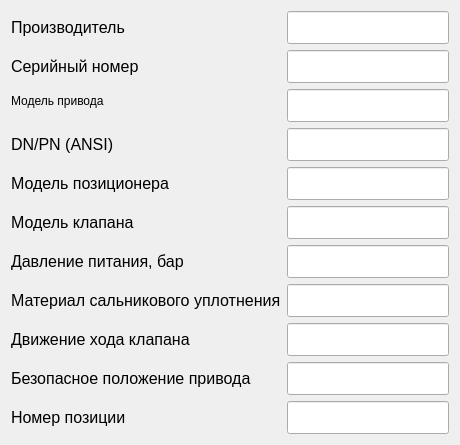
              <widget class="QWidget" name="tab_reportGenerationGeneral_valveSpecification">
               <attribute name="title">
                <string>Спецификация на клапан</string>
               </attribute>
               <layout class="QFormLayout" name="formLayout_5">
                <item row="0" column="0">
                 <widget class="QLabel" name="label_manufacturer">
                  <property name="sizePolicy">
                   <sizepolicy hsizetype="Preferred" vsizetype="Preferred">
                    <horstretch>0</horstretch>
                    <verstretch>0</verstretch>
                   </sizepolicy>
                  </property>
                  <property name="minimumSize">
                   <size>
                    <width>262</width>
                    <height>0</height>
                   </size>
                  </property>
                  <property name="font">
                   <font>
                    <family>Segoe UI</family>
                    <pointsize>12</pointsize>
                   </font>
                  </property>
                  <property name="text">
                   <string>Производитель</string>
                  </property>
                 </widget>
                </item>
                <item row="0" column="1">
                 <widget class="QLineEdit" name="lineEdit_manufacturer">
                  <property name="sizePolicy">
                   <sizepolicy hsizetype="Preferred" vsizetype="Preferred">
                    <horstretch>0</horstretch>
                    <verstretch>0</verstretch>
                   </sizepolicy>
                  </property>
                  <property name="font">
                   <font>
                    <family>Segoe UI</family>
                    <pointsize>12</pointsize>
                   </font>
                  </property>
                  <property name="styleSheet">
                   <string notr="true">padding: 5px 10px;</string>
                  </property>
                  <property name="readOnly">
                   <bool>true</bool>
                  </property>
                  <property name="clearButtonEnabled">
                   <bool>false</bool>
                  </property>
                 </widget>
                </item>
                <item row="1" column="0">
                 <widget class="QLabel" name="label_serialNumber">
                  <property name="sizePolicy">
                   <sizepolicy hsizetype="Preferred" vsizetype="Preferred">
                    <horstretch>0</horstretch>
                    <verstretch>0</verstretch>
                   </sizepolicy>
                  </property>
                  <property name="minimumSize">
                   <size>
                    <width>262</width>
                    <height>0</height>
                   </size>
                  </property>
                  <property name="font">
                   <font>
                    <family>Segoe UI</family>
                    <pointsize>12</pointsize>
                   </font>
                  </property>
                  <property name="text">
                   <string>Серийный номер</string>
                  </property>
                 </widget>
                </item>
                <item row="1" column="1">
                 <widget class="QLineEdit" name="lineEdit_serialNumber">
                  <property name="sizePolicy">
                   <sizepolicy hsizetype="Preferred" vsizetype="Preferred">
                    <horstretch>0</horstretch>
                    <verstretch>0</verstretch>
                   </sizepolicy>
                  </property>
                  <property name="font">
                   <font>
                    <family>Segoe UI</family>
                    <pointsize>12</pointsize>
                   </font>
                  </property>
                  <property name="styleSheet">
                   <string notr="true">padding: 5px 10px;</string>
                  </property>
                  <property name="readOnly">
                   <bool>true</bool>
                  </property>
                  <property name="clearButtonEnabled">
                   <bool>false</bool>
                  </property>
                 </widget>
                </item>
                <item row="2" column="0">
                 <widget class="QLabel" name="label_driveModel">
                  <property name="sizePolicy">
                   <sizepolicy hsizetype="Preferred" vsizetype="Preferred">
                    <horstretch>0</horstretch>
                    <verstretch>0</verstretch>
                   </sizepolicy>
                  </property>
                  <property name="minimumSize">
                   <size>
                    <width>262</width>
                    <height>0</height>
                   </size>
                  </property>
                  <property name="text">
                   <string>Модель привода</string>
                  </property>
                 </widget>
                </item>
                <item row="2" column="1">
                 <widget class="QLineEdit" name="lineEdit_driveModel">
                  <property name="sizePolicy">
                   <sizepolicy hsizetype="Preferred" vsizetype="Preferred">
                    <horstretch>0</horstretch>
                    <verstretch>0</verstretch>
                   </sizepolicy>
                  </property>
                  <property name="font">
                   <font>
                    <family>Segoe UI</family>
                    <pointsize>12</pointsize>
                   </font>
                  </property>
                  <property name="styleSheet">
                   <string notr="true">padding: 5px 10px;</string>
                  </property>
                  <property name="readOnly">
                   <bool>true</bool>
                  </property>
                  <property name="clearButtonEnabled">
                   <bool>false</bool>
                  </property>
                 </widget>
                </item>
                <item row="3" column="0">
                 <widget class="QLabel" name="label_DNPN">
                  <property name="sizePolicy">
                   <sizepolicy hsizetype="Preferred" vsizetype="Preferred">
                    <horstretch>0</horstretch>
                    <verstretch>0</verstretch>
                   </sizepolicy>
                  </property>
                  <property name="minimumSize">
                   <size>
                    <width>262</width>
                    <height>0</height>
                   </size>
                  </property>
                  <property name="font">
                   <font>
                    <family>Segoe UI</family>
                    <pointsize>12</pointsize>
                   </font>
                  </property>
                  <property name="text">
                   <string>DN/PN (ANSI)</string>
                  </property>
                 </widget>
                </item>
                <item row="3" column="1">
                 <widget class="QLineEdit" name="lineEdit_DNPN">
                  <property name="sizePolicy">
                   <sizepolicy hsizetype="Preferred" vsizetype="Preferred">
                    <horstretch>0</horstretch>
                    <verstretch>0</verstretch>
                   </sizepolicy>
                  </property>
                  <property name="font">
                   <font>
                    <family>Segoe UI</family>
                    <pointsize>12</pointsize>
                   </font>
                  </property>
                  <property name="styleSheet">
                   <string notr="true">padding: 5px 10px;</string>
                  </property>
                  <property name="text">
                   <string/>
                  </property>
                  <property name="readOnly">
                   <bool>true</bool>
                  </property>
                  <property name="clearButtonEnabled">
                   <bool>false</bool>
                  </property>
                 </widget>
                </item>
                <item row="4" column="0">
                 <widget class="QLabel" name="label_positionerModel">
                  <property name="sizePolicy">
                   <sizepolicy hsizetype="Preferred" vsizetype="Preferred">
                    <horstretch>0</horstretch>
                    <verstretch>0</verstretch>
                   </sizepolicy>
                  </property>
                  <property name="minimumSize">
                   <size>
                    <width>262</width>
                    <height>0</height>
                   </size>
                  </property>
                  <property name="font">
                   <font>
                    <family>Segoe UI</family>
                    <pointsize>12</pointsize>
                   </font>
                  </property>
                  <property name="text">
                   <string>Модель позиционера</string>
                  </property>
                 </widget>
                </item>
                <item row="4" column="1">
                 <widget class="QLineEdit" name="lineEdit_positionerModel">
                  <property name="sizePolicy">
                   <sizepolicy hsizetype="Preferred" vsizetype="Preferred">
                    <horstretch>0</horstretch>
                    <verstretch>0</verstretch>
                   </sizepolicy>
                  </property>
                  <property name="font">
                   <font>
                    <family>Segoe UI</family>
                    <pointsize>12</pointsize>
                   </font>
                  </property>
                  <property name="styleSheet">
                   <string notr="true">padding: 5px 10px;</string>
                  </property>
                  <property name="readOnly">
                   <bool>true</bool>
                  </property>
                  <property name="clearButtonEnabled">
                   <bool>false</bool>
                  </property>
                 </widget>
                </item>
                <item row="5" column="0">
                 <widget class="QLabel" name="label_valveModel">
                  <property name="sizePolicy">
                   <sizepolicy hsizetype="Preferred" vsizetype="Preferred">
                    <horstretch>0</horstretch>
                    <verstretch>0</verstretch>
                   </sizepolicy>
                  </property>
                  <property name="minimumSize">
                   <size>
                    <width>262</width>
                    <height>0</height>
                   </size>
                  </property>
                  <property name="font">
                   <font>
                    <family>Segoe UI</family>
                    <pointsize>12</pointsize>
                   </font>
                  </property>
                  <property name="text">
                   <string>Модель клапана</string>
                  </property>
                 </widget>
                </item>
                <item row="5" column="1">
                 <widget class="QLineEdit" name="lineEdit_valveModel">
                  <property name="sizePolicy">
                   <sizepolicy hsizetype="Preferred" vsizetype="Preferred">
                    <horstretch>0</horstretch>
                    <verstretch>0</verstretch>
                   </sizepolicy>
                  </property>
                  <property name="font">
                   <font>
                    <family>Segoe UI</family>
                    <pointsize>12</pointsize>
                   </font>
                  </property>
                  <property name="styleSheet">
                   <string notr="true">padding: 5px 10px;</string>
                  </property>
                  <property name="readOnly">
                   <bool>true</bool>
                  </property>
                  <property name="clearButtonEnabled">
                   <bool>false</bool>
                  </property>
                 </widget>
                </item>
                <item row="6" column="0">
                 <widget class="QLabel" name="label_pressure">
                  <property name="sizePolicy">
                   <sizepolicy hsizetype="Preferred" vsizetype="Preferred">
                    <horstretch>0</horstretch>
                    <verstretch>0</verstretch>
                   </sizepolicy>
                  </property>
                  <property name="minimumSize">
                   <size>
                    <width>262</width>
                    <height>0</height>
                   </size>
                  </property>
                  <property name="font">
                   <font>
                    <family>Segoe UI</family>
                    <pointsize>12</pointsize>
                   </font>
                  </property>
                  <property name="text">
                   <string>Давление питания, бар</string>
                  </property>
                 </widget>
                </item>
                <item row="6" column="1">
                 <widget class="QLineEdit" name="lineEdit_supplyPressure">
                  <property name="sizePolicy">
                   <sizepolicy hsizetype="Preferred" vsizetype="Preferred">
                    <horstretch>0</horstretch>
                    <verstretch>0</verstretch>
                   </sizepolicy>
                  </property>
                  <property name="font">
                   <font>
                    <family>Segoe UI</family>
                    <pointsize>12</pointsize>
                   </font>
                  </property>
                  <property name="styleSheet">
                   <string notr="true">padding: 5px 10px;</string>
                  </property>
                  <property name="readOnly">
                   <bool>false</bool>
                  </property>
                  <property name="clearButtonEnabled">
                   <bool>false</bool>
                  </property>
                 </widget>
                </item>
                <item row="7" column="0">
                 <widget class="QLabel" name="label_materialStuffingBoxSeal">
                  <property name="sizePolicy">
                   <sizepolicy hsizetype="Preferred" vsizetype="Preferred">
                    <horstretch>0</horstretch>
                    <verstretch>0</verstretch>
                   </sizepolicy>
                  </property>
                  <property name="minimumSize">
                   <size>
                    <width>262</width>
                    <height>0</height>
                   </size>
                  </property>
                  <property name="font">
                   <font>
                    <family>Segoe UI</family>
                    <pointsize>12</pointsize>
                   </font>
                  </property>
                  <property name="text">
                   <string>Материал сальникового уплотнения</string>
                  </property>
                 </widget>
                </item>
                <item row="7" column="1">
                 <widget class="QLineEdit" name="lineEdit_materialStuffingBoxSeal">
                  <property name="sizePolicy">
                   <sizepolicy hsizetype="Preferred" vsizetype="Preferred">
                    <horstretch>0</horstretch>
                    <verstretch>0</verstretch>
                   </sizepolicy>
                  </property>
                  <property name="font">
                   <font>
                    <family>Segoe UI</family>
                    <pointsize>12</pointsize>
                   </font>
                  </property>
                  <property name="styleSheet">
                   <string notr="true">padding: 5px 10px;</string>
                  </property>
                  <property name="readOnly">
                   <bool>true</bool>
                  </property>
                  <property name="clearButtonEnabled">
                   <bool>false</bool>
                  </property>
                 </widget>
                </item>
                <item row="8" column="0">
                 <widget class="QLabel" name="label_strokeMovement">
                  <property name="sizePolicy">
                   <sizepolicy hsizetype="Preferred" vsizetype="Preferred">
                    <horstretch>0</horstretch>
                    <verstretch>0</verstretch>
                   </sizepolicy>
                  </property>
                  <property name="minimumSize">
                   <size>
                    <width>262</width>
                    <height>0</height>
                   </size>
                  </property>
                  <property name="font">
                   <font>
                    <family>Segoe UI</family>
                    <pointsize>12</pointsize>
                   </font>
                  </property>
                  <property name="text">
                   <string>Движение хода клапана</string>
                  </property>
                 </widget>
                </item>
                <item row="8" column="1">
                 <widget class="QLineEdit" name="lineEdit_strokeMovement">
                  <property name="sizePolicy">
                   <sizepolicy hsizetype="Preferred" vsizetype="Preferred">
                    <horstretch>0</horstretch>
                    <verstretch>0</verstretch>
                   </sizepolicy>
                  </property>
                  <property name="font">
                   <font>
                    <family>Segoe UI</family>
                    <pointsize>12</pointsize>
                   </font>
                  </property>
                  <property name="styleSheet">
                   <string notr="true">padding: 5px 10px;</string>
                  </property>
                  <property name="readOnly">
                   <bool>true</bool>
                  </property>
                  <property name="clearButtonEnabled">
                   <bool>false</bool>
                  </property>
                 </widget>
                </item>
                <item row="9" column="0">
                 <widget class="QLabel" name="label_safePosition">
                  <property name="sizePolicy">
                   <sizepolicy hsizetype="Preferred" vsizetype="Preferred">
                    <horstretch>0</horstretch>
                    <verstretch>0</verstretch>
                   </sizepolicy>
                  </property>
                  <property name="minimumSize">
                   <size>
                    <width>262</width>
                    <height>0</height>
                   </size>
                  </property>
                  <property name="font">
                   <font>
                    <family>Segoe UI</family>
                    <pointsize>12</pointsize>
                   </font>
                  </property>
                  <property name="text">
                   <string>Безопасное положение привода</string>
                  </property>
                 </widget>
                </item>
                <item row="9" column="1">
                 <widget class="QLineEdit" name="lineEdit_safePosition">
                  <property name="sizePolicy">
                   <sizepolicy hsizetype="Preferred" vsizetype="Preferred">
                    <horstretch>0</horstretch>
                    <verstretch>0</verstretch>
                   </sizepolicy>
                  </property>
                  <property name="font">
                   <font>
                    <family>Segoe UI</family>
                    <pointsize>12</pointsize>
                   </font>
                  </property>
                  <property name="styleSheet">
                   <string notr="true">padding: 5px 10px;</string>
                  </property>
                  <property name="readOnly">
                   <bool>true</bool>
                  </property>
                  <property name="clearButtonEnabled">
                   <bool>false</bool>
                  </property>
                 </widget>
                </item>
                <item row="10" column="0">
                 <widget class="QLabel" name="label_positionNumber">
                  <property name="sizePolicy">
                   <sizepolicy hsizetype="Preferred" vsizetype="Preferred">
                    <horstretch>0</horstretch>
                    <verstretch>0</verstretch>
                   </sizepolicy>
                  </property>
                  <property name="minimumSize">
                   <size>
                    <width>262</width>
                    <height>0</height>
                   </size>
                  </property>
                  <property name="font">
                   <font>
                    <family>Segoe UI</family>
                    <pointsize>12</pointsize>
                   </font>
                  </property>
                  <property name="text">
                   <string>Номер позиции</string>
                  </property>
                 </widget>
                </item>
                <item row="10" column="1">
                 <widget class="QLineEdit" name="lineEdit_positionNumber">
                  <property name="sizePolicy">
                   <sizepolicy hsizetype="Preferred" vsizetype="Preferred">
                    <horstretch>0</horstretch>
                    <verstretch>0</verstretch>
                   </sizepolicy>
                  </property>
                  <property name="font">
                   <font>
                    <family>Segoe UI</family>
                    <pointsize>12</pointsize>
                   </font>
                  </property>
                  <property name="styleSheet">
                   <string notr="true">padding: 5px 10px;</string>
                  </property>
                  <property name="readOnly">
                   <bool>true</bool>
                  </property>
                  <property name="clearButtonEnabled">
                   <bool>false</bool>
                  </property>
                 </widget>
                </item>
               </layout>
              </widget>
